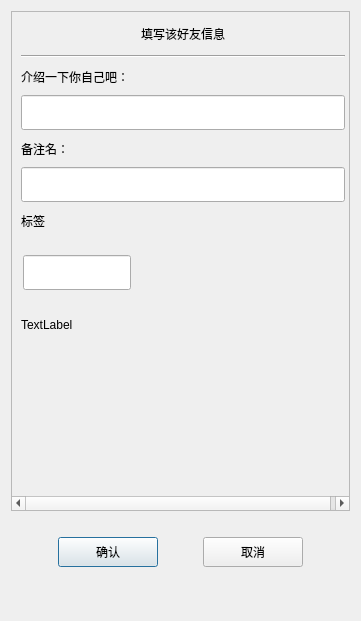
<?xml version="1.0" encoding="UTF-8"?>
<ui version="4.0">
 <class>AuthenFriend</class>
 <widget class="QDialog" name="AuthenFriend">
  <property name="geometry">
   <rect>
    <x>0</x>
    <y>0</y>
    <width>361</width>
    <height>621</height>
   </rect>
  </property>
  <property name="minimumSize">
   <size>
    <width>361</width>
    <height>621</height>
   </size>
  </property>
  <property name="maximumSize">
   <size>
    <width>361</width>
    <height>621</height>
   </size>
  </property>
  <property name="windowTitle">
   <string>Dialog</string>
  </property>
  <layout class="QVBoxLayout" name="verticalLayout">
   <item>
    <widget class="QScrollArea" name="scrollArea">
     <property name="minimumSize">
      <size>
       <width>0</width>
       <height>500</height>
      </size>
     </property>
     <property name="widgetResizable">
      <bool>true</bool>
     </property>
     <widget class="QWidget" name="scrollcontent">
      <property name="geometry">
       <rect>
        <x>0</x>
        <y>0</y>
        <width>347</width>
        <height>498</height>
       </rect>
      </property>
      <layout class="QVBoxLayout" name="verticalLayout_2">
       <property name="spacing">
        <number>0</number>
       </property>
       <property name="leftMargin">
        <number>0</number>
       </property>
       <property name="rightMargin">
        <number>0</number>
       </property>
       <item>
        <widget class="QLabel" name="apply_lb">
         <property name="minimumSize">
          <size>
           <width>0</width>
           <height>25</height>
          </size>
         </property>
         <property name="maximumSize">
          <size>
           <width>16777215</width>
           <height>25</height>
          </size>
         </property>
         <property name="text">
          <string>填写该好友信息</string>
         </property>
         <property name="alignment">
          <set>Qt::AlignCenter</set>
         </property>
        </widget>
       </item>
       <item>
        <widget class="QWidget" name="apply_wid" native="true">
         <layout class="QVBoxLayout" name="verticalLayout_3">
          <item>
           <widget class="Line" name="line">
            <property name="orientation">
             <enum>Qt::Horizontal</enum>
            </property>
           </widget>
          </item>
          <item>
           <widget class="QLabel" name="label">
            <property name="minimumSize">
             <size>
              <width>0</width>
              <height>25</height>
             </size>
            </property>
            <property name="maximumSize">
             <size>
              <width>16777215</width>
              <height>25</height>
             </size>
            </property>
            <property name="text">
             <string>介绍一下你自己吧：</string>
            </property>
           </widget>
          </item>
          <item>
           <widget class="CustomizeEdit" name="name_ed">
            <property name="minimumSize">
             <size>
              <width>0</width>
              <height>35</height>
             </size>
            </property>
            <property name="maximumSize">
             <size>
              <width>16777215</width>
              <height>35</height>
             </size>
            </property>
           </widget>
          </item>
          <item>
           <widget class="QLabel" name="label_2">
            <property name="minimumSize">
             <size>
              <width>0</width>
              <height>25</height>
             </size>
            </property>
            <property name="maximumSize">
             <size>
              <width>16777215</width>
              <height>25</height>
             </size>
            </property>
            <property name="text">
             <string>备注名：</string>
            </property>
           </widget>
          </item>
          <item>
           <widget class="CustomizeEdit" name="back_ed">
            <property name="minimumSize">
             <size>
              <width>0</width>
              <height>35</height>
             </size>
            </property>
            <property name="maximumSize">
             <size>
              <width>16777215</width>
              <height>35</height>
             </size>
            </property>
           </widget>
          </item>
          <item>
           <widget class="QLabel" name="label_3">
            <property name="minimumSize">
             <size>
              <width>0</width>
              <height>25</height>
             </size>
            </property>
            <property name="maximumSize">
             <size>
              <width>16777215</width>
              <height>25</height>
             </size>
            </property>
            <property name="text">
             <string>标签</string>
            </property>
           </widget>
          </item>
          <item>
           <widget class="QWidget" name="lb_group_wid" native="true">
            <property name="minimumSize">
             <size>
              <width>0</width>
              <height>50</height>
             </size>
            </property>
            <layout class="QVBoxLayout" name="verticalLayout_4">
             <property name="spacing">
              <number>0</number>
             </property>
             <property name="leftMargin">
              <number>0</number>
             </property>
             <property name="topMargin">
              <number>0</number>
             </property>
             <property name="rightMargin">
              <number>0</number>
             </property>
             <property name="bottomMargin">
              <number>0</number>
             </property>
             <item>
              <widget class="QWidget" name="gridWidget" native="true">
               <property name="minimumSize">
                <size>
                 <width>0</width>
                 <height>40</height>
                </size>
               </property>
               <property name="maximumSize">
                <size>
                 <width>16777215</width>
                 <height>40</height>
                </size>
               </property>
               <widget class="QLineEdit" name="lb_ed">
                <property name="geometry">
                 <rect>
                  <x>2</x>
                  <y>2</y>
                  <width>108</width>
                  <height>35</height>
                 </rect>
                </property>
                <property name="maximumSize">
                 <size>
                  <width>16777215</width>
                  <height>35</height>
                 </size>
                </property>
               </widget>
              </widget>
             </item>
             <item>
              <widget class="QWidget" name="input_tip_wid" native="true">
               <property name="minimumSize">
                <size>
                 <width>0</width>
                 <height>35</height>
                </size>
               </property>
               <property name="maximumSize">
                <size>
                 <width>16777215</width>
                 <height>35</height>
                </size>
               </property>
               <layout class="QVBoxLayout" name="verticalLayout_5">
                <property name="spacing">
                 <number>0</number>
                </property>
                <property name="leftMargin">
                 <number>0</number>
                </property>
                <property name="topMargin">
                 <number>0</number>
                </property>
                <property name="rightMargin">
                 <number>0</number>
                </property>
                <property name="bottomMargin">
                 <number>0</number>
                </property>
                <item>
                 <widget class="ClickedOnceLabel" name="tip_lb">
                  <property name="text">
                   <string>TextLabel</string>
                  </property>
                 </widget>
                </item>
               </layout>
              </widget>
             </item>
            </layout>
           </widget>
          </item>
          <item>
           <widget class="QWidget" name="widget" native="true">
            <property name="minimumSize">
             <size>
              <width>0</width>
              <height>60</height>
             </size>
            </property>
            <property name="maximumSize">
             <size>
              <width>16777215</width>
              <height>16777215</height>
             </size>
            </property>
            <layout class="QHBoxLayout" name="horizontalLayout_2">
             <property name="spacing">
              <number>7</number>
             </property>
             <property name="leftMargin">
              <number>0</number>
             </property>
             <property name="topMargin">
              <number>0</number>
             </property>
             <property name="rightMargin">
              <number>0</number>
             </property>
             <property name="bottomMargin">
              <number>0</number>
             </property>
             <item>
              <widget class="QWidget" name="lb_list" native="true">
               <property name="minimumSize">
                <size>
                 <width>287</width>
                 <height>50</height>
                </size>
               </property>
               <property name="maximumSize">
                <size>
                 <width>287</width>
                 <height>16777215</height>
                </size>
               </property>
              </widget>
             </item>
             <item>
              <widget class="QWidget" name="more_lb_wid" native="true">
               <property name="minimumSize">
                <size>
                 <width>30</width>
                 <height>0</height>
                </size>
               </property>
               <property name="maximumSize">
                <size>
                 <width>30</width>
                 <height>16777215</height>
                </size>
               </property>
               <layout class="QVBoxLayout" name="verticalLayout_6">
                <property name="leftMargin">
                 <number>6</number>
                </property>
                <property name="topMargin">
                 <number>6</number>
                </property>
                <property name="rightMargin">
                 <number>6</number>
                </property>
                <property name="bottomMargin">
                 <number>6</number>
                </property>
                <item>
                 <widget class="ClickedOnceLabel" name="more_lb">
                  <property name="minimumSize">
                   <size>
                    <width>25</width>
                    <height>25</height>
                   </size>
                  </property>
                  <property name="maximumSize">
                   <size>
                    <width>25</width>
                    <height>25</height>
                   </size>
                  </property>
                  <property name="layoutDirection">
                   <enum>Qt::LeftToRight</enum>
                  </property>
                  <property name="text">
                   <string/>
                  </property>
                  <property name="alignment">
                   <set>Qt::AlignCenter</set>
                  </property>
                 </widget>
                </item>
               </layout>
              </widget>
             </item>
            </layout>
           </widget>
          </item>
         </layout>
        </widget>
       </item>
      </layout>
     </widget>
    </widget>
   </item>
   <item>
    <spacer name="verticalSpacer">
     <property name="orientation">
      <enum>Qt::Vertical</enum>
     </property>
     <property name="sizeType">
      <enum>QSizePolicy::Fixed</enum>
     </property>
     <property name="sizeHint" stdset="0">
      <size>
       <width>20</width>
       <height>10</height>
      </size>
     </property>
    </spacer>
   </item>
   <item>
    <widget class="QWidget" name="apply_sure_widget" native="true">
     <property name="minimumSize">
      <size>
       <width>0</width>
       <height>50</height>
      </size>
     </property>
     <layout class="QHBoxLayout" name="horizontalLayout">
      <item>
       <spacer name="horizontalSpacer">
        <property name="orientation">
         <enum>Qt::Horizontal</enum>
        </property>
        <property name="sizeHint" stdset="0">
         <size>
          <width>40</width>
          <height>20</height>
         </size>
        </property>
       </spacer>
      </item>
      <item>
       <widget class="ClickedBtn" name="sure_btn">
        <property name="minimumSize">
         <size>
          <width>100</width>
          <height>30</height>
         </size>
        </property>
        <property name="maximumSize">
         <size>
          <width>100</width>
          <height>30</height>
         </size>
        </property>
        <property name="text">
         <string>确认</string>
        </property>
       </widget>
      </item>
      <item>
       <spacer name="horizontalSpacer_2">
        <property name="orientation">
         <enum>Qt::Horizontal</enum>
        </property>
        <property name="sizeHint" stdset="0">
         <size>
          <width>40</width>
          <height>20</height>
         </size>
        </property>
       </spacer>
      </item>
      <item>
       <widget class="ClickedBtn" name="cancel_btn">
        <property name="minimumSize">
         <size>
          <width>100</width>
          <height>30</height>
         </size>
        </property>
        <property name="maximumSize">
         <size>
          <width>100</width>
          <height>30</height>
         </size>
        </property>
        <property name="text">
         <string>取消</string>
        </property>
       </widget>
      </item>
      <item>
       <spacer name="horizontalSpacer_3">
        <property name="orientation">
         <enum>Qt::Horizontal</enum>
        </property>
        <property name="sizeHint" stdset="0">
         <size>
          <width>40</width>
          <height>20</height>
         </size>
        </property>
       </spacer>
      </item>
     </layout>
    </widget>
   </item>
   <item>
    <spacer name="verticalSpacer_2">
     <property name="orientation">
      <enum>Qt::Vertical</enum>
     </property>
     <property name="sizeHint" stdset="0">
      <size>
       <width>20</width>
       <height>40</height>
      </size>
     </property>
    </spacer>
   </item>
  </layout>
 </widget>
 <customwidgets>
  <customwidget>
   <class>ClickedBtn</class>
   <extends>QPushButton</extends>
   <header location="global">clickedbtn.h</header>
  </customwidget>
  <customwidget>
   <class>CustomizeEdit</class>
   <extends>QLineEdit</extends>
   <header location="global">customizeedit.h</header>
  </customwidget>
  <customwidget>
   <class>ClickedOnceLabel</class>
   <extends>QLabel</extends>
   <header location="global">clickedoncelabel.h</header>
  </customwidget>
 </customwidgets>
 <resources/>
 <connections/>
</ui>
